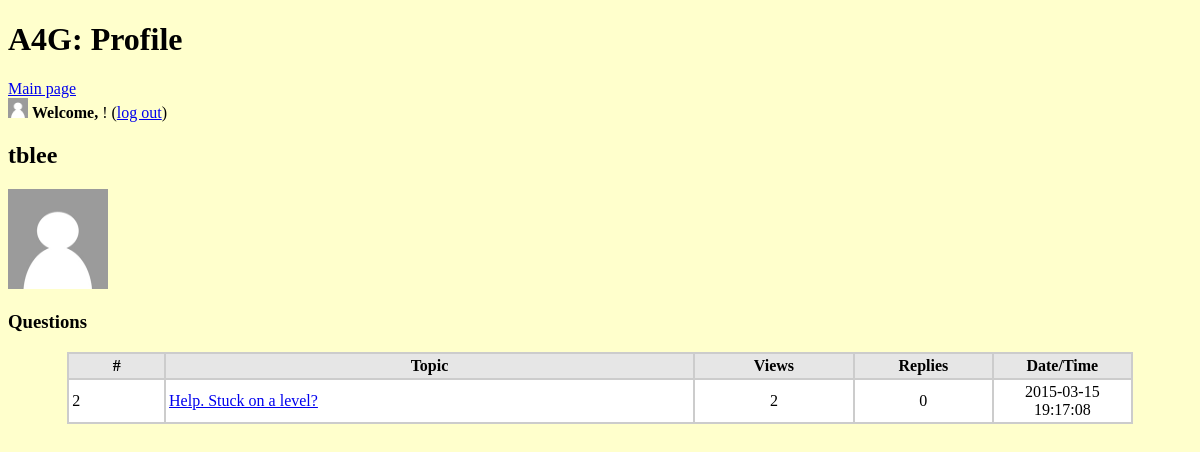
Screenshot of /profile.php?id=2 with the database file from the repository.
### tables this page shows
CREATE TABLE IF NOT EXISTS `user` (
`id` int(4) NOT NULL,
  `username` varchar(30) NOT NULL,
  `password` varchar(30) NOT NULL,
  `picture` longtext NOT NULL
);

CREATE TABLE IF NOT EXISTS `question` (
  `u_id` int(4) NOT NULL,
`q_id` int(4) NOT NULL,
  `topic` varchar(255) NOT NULL,
  `detail` longtext NOT NULL,
  `datetime` timestamp NOT NULL DEFAULT '0000-00-00 00:00:00' ON UPDATE CURRENT_TIMESTAMP,
  `view` int(4) DEFAULT '0',
  `reply` int(4) DEFAULT '0',
  `value` int(5) NOT NULL DEFAULT '0'
);

### profile.php (the view, shortened to what this page needs)
<?php
include_once "creds.php";
$tbl_name="question";
$tbl_name2="user";
$db = new mysqli($host, $user,$pw,$db_name);
$id=$_GET['id'];
$sql="SELECT * FROM `$tbl_name` WHERE `u_id` = $id";
$sqlname = "SELECT * FROM `$tbl_name2` WHERE `id` = $id";
$rname=$db->query($sqlname);
$roname=mysqli_fetch_array($rname);
?>
<!DOCTYPE html>
<head>
<link rel="stylesheet" type="text/css" href="style.css">
</head>
<html>
<h1> A4G: Profile </h1><a href=index.php>Main page</a>
<body>
<BR>
<?php
	$uname = $_SESSION['username'];
	$sql1="SELECT id FROM `$tbl_name2` WHERE `username` =  '".$uname. "'";
	$result=$db->query($sql);
	$results=$db->query($sql1);
	$row=mysqli_fetch_array($results);
	$sqlpic ="SELECT picture FROM `$tbl_name2` WHERE `username` = '".$uname. "'";
	$respic = $db->query($sqlpic);
	$rpic = mysqli_fetch_array($respic);
	if($rpic['picture'] == "" ){
		echo "<img width='20' height = '20' src='Pictures/default.png' alt='Default Profile Pic'>";
	}
	else{
		echo"<img width='20' height='20' src='Pictures/".$rpic['picture']."' alt=Profile Pic'>";
	}
?>
<td> <strong>Welcome, </strong> <a href="profile.php?id=<?php echo $row['id']; ?>" ><?=$_SESSION['username']?> </a> !
(<a href="index.php?action=logout">log out</a>)</td>
<td> <h2><?php echo $roname['username']; ?> </h2>
<?php
$q = "SELECT * FROM `$tbl_name2` where `id` = $id ";
$res = $db->query($q);
while($r = mysqli_fetch_array($res)){
	if($r['picture'] == "" ){
		echo "<img width='100' height = '100' src='Pictures/default.png' alt='Default Profile Pic'>";
	}
	else{
		echo"<img width='100' height='100' src='Pictures/".$r['picture']."' alt=Profile Pic'>";
	}
}
echo "<br>";
?>
<h3>Questions</h3>
<table width="90%" border="0" align="center" cellpadding="3" cellspacing"1" bgcolor="#CCCCCC">
	<tr>
		<td width-"13%" align="center" bgcolor="#E6E6E6"><strong>#</strong></td>
		<td width="50%" align="center" bgcolor="#E6E6E6"><strong>Topic</strong></td>
		<td width="15%" align="center" bgcolor="#E6E6E6"><strong>Views</strong></td>
		<td width="13%" align="center" bgcolor="#E6E6E6"><strong>Replies</strong></td>
		<td width="13%" align="center" bgcolor="#E6E6E6"><strong>Date/Time</strong></td>
	</tr>
	<?php
	while($rows=mysqli_fetch_array($result)){
		?>
		<tr>
			<td bgcolor="#FFFFFF"><?php echo $rows['q_id']; ?></td>
			<td bgcolor="#FFFFFF"><a href="view.php?id=<?php echo $rows['q_id']; ?> "><?php echo $rows['topic']; ?></a><BR></td>
			<td align="center" bgcolor="#FFFFFF"><?php echo $rows['view']; ?></td>
			<td align="center" bgcolor="#FFFFFF"><?php echo $rows['reply']; ?></td>
			<td align="center" bgcolor="#FFFFFF"><?php echo $rows['datetime']; ?></td>
		</tr>
		<?php
	}
?>
</body>
</html>

### style.css (style rules this page uses)
body { background-color: #FFFFCC; }
h1 { color: : #3333CC; }

### rows the page displays
user: username "tblee"
question: q_id "2", topic "Help. Stuck on a level?", view "2", reply "0", datetime "2015-03-15 19:17:08"
